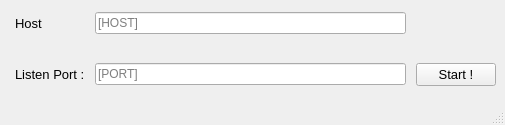
<?xml version="1.0" encoding="UTF-8"?>
<ui version="4.0">
 <class>MainWindow</class>
 <widget class="QMainWindow" name="MainWindow">
  <property name="geometry">
   <rect>
    <x>0</x>
    <y>0</y>
    <width>505</width>
    <height>125</height>
   </rect>
  </property>
  <property name="windowTitle">
   <string>PyRAT</string>
  </property>
  <property name="windowIcon">
   <iconset>
    <normaloff>../icons/pyrat_icon_fullsize.png</normaloff>../icons/pyrat_icon_fullsize.png</iconset>
  </property>
  <property name="styleSheet">
   <string notr="true"/>
  </property>
  <widget class="QWidget" name="centralwidget">
   <property name="sizePolicy">
    <sizepolicy hsizetype="Expanding" vsizetype="MinimumExpanding">
     <horstretch>0</horstretch>
     <verstretch>0</verstretch>
    </sizepolicy>
   </property>
   <widget class="QWidget" name="gridLayoutWidget">
    <property name="geometry">
     <rect>
      <x>0</x>
      <y>-11</y>
      <width>511</width>
      <height>121</height>
     </rect>
    </property>
    <layout class="QGridLayout" name="gridLayout">
     <property name="leftMargin">
      <number>15</number>
     </property>
     <property name="rightMargin">
      <number>15</number>
     </property>
     <property name="horizontalSpacing">
      <number>10</number>
     </property>
     <item row="1" column="1">
      <widget class="QLineEdit" name="portLineEdit">
       <property name="placeholderText">
        <string>[PORT]</string>
       </property>
       <property name="clearButtonEnabled">
        <bool>false</bool>
       </property>
      </widget>
     </item>
     <item row="1" column="2">
      <widget class="QPushButton" name="startButton">
       <property name="font">
        <font>
         <pointsize>10</pointsize>
        </font>
       </property>
       <property name="text">
        <string>Start !</string>
       </property>
      </widget>
     </item>
     <item row="1" column="0">
      <widget class="QLabel" name="listenPortLabel">
       <property name="enabled">
        <bool>true</bool>
       </property>
       <property name="font">
        <font>
         <pointsize>10</pointsize>
        </font>
       </property>
       <property name="text">
        <string>Listen Port :</string>
       </property>
      </widget>
     </item>
     <item row="0" column="0">
      <widget class="QLabel" name="listenPortLabel_2">
       <property name="enabled">
        <bool>true</bool>
       </property>
       <property name="font">
        <font>
         <pointsize>10</pointsize>
        </font>
       </property>
       <property name="text">
        <string>Host</string>
       </property>
      </widget>
     </item>
     <item row="0" column="1">
      <widget class="QLineEdit" name="hostLineEdit">
       <property name="placeholderText">
        <string>[HOST]</string>
       </property>
       <property name="clearButtonEnabled">
        <bool>false</bool>
       </property>
      </widget>
     </item>
    </layout>
   </widget>
  </widget>
  <widget class="QMenuBar" name="menubar">
   <property name="geometry">
    <rect>
     <x>0</x>
     <y>0</y>
     <width>505</width>
     <height>21</height>
    </rect>
   </property>
  </widget>
  <widget class="QStatusBar" name="statusbar"/>
 </widget>
 <resources/>
 <connections/>
</ui>
